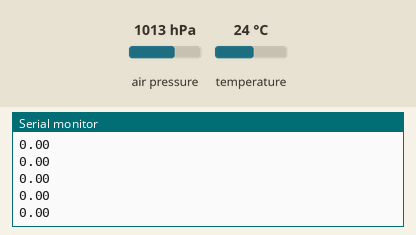
A sketch run on a simulated Arduino Uno, built with avr-gcc and run on an emulated ATmega328P. Shown: the last lines printed to the serial monitor. Inputs (shaded band) come from the test bench; at power-on: air pressure 1013 hPa, temperature 24 °C.

Above: at 1.2 s.
1.3 s: air pressure set to 952 hPa
At 1.51 s:
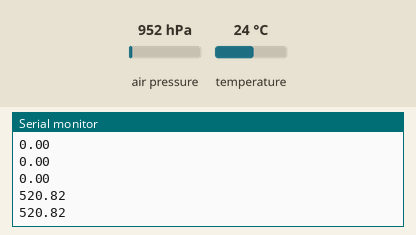
2.8 s: air pressure set to 975 hPa
At 2.8 s:
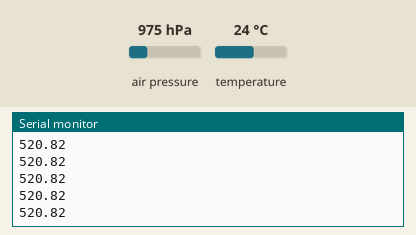
Timing chart, 0 to 5.8 s (numbered marks = the images above; inputs shaded):
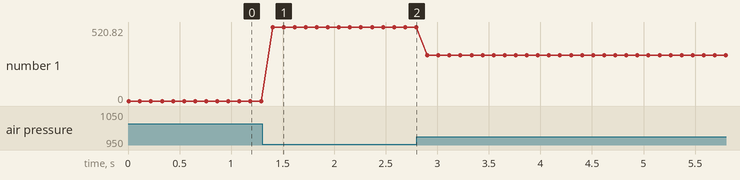

The sketch:

3_bmp180_oled.ino
```cpp
#include <Wire.h>
#include <Adafruit_BMP085.h>

Adafruit_BMP085 bmp;

float pressure = 0.0;
float tempC = 0.0;
float altitude = 0.0;
void BmpSensorRead(float* pressure, float* tempC, float* altitude);

double baseline;

void setup(void)
{
  Serial.begin(9600);
  baseline = bmp.readAltitude();
}
void loop(void)
{
  BmpSensorRead(&pressure, &tempC, &altitude);
  delay(100);
}

void BmpSensorRead(float* pressure, float* tempC, float* altitude)
{
  *tempC = bmp.readTemperature();
  //Serial.print("T:");
  //Serial.println(*tempC);
  //Serial.println(" *C");

  *pressure = bmp.readPressure() / 100.0;

  *altitude = (bmp.readAltitude() - baseline);
  //Serial.print("A:");
  Serial.println(*altitude);

}
```

Measured:
- after the input at 1.3 s, the serial monitor: prints a new line after 0.10 s (image 1)
- plotted number 1: 0 → 520.82 after the input at 1.3 s, 520.82 → 321.36 after the input at 2.8 s
